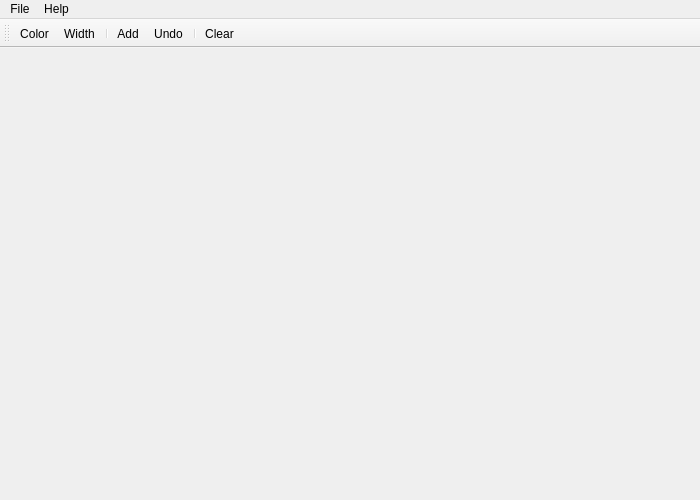
<?xml version="1.0" encoding="UTF-8"?>
<ui version="4.0">
 <class>wnd_main</class>
 <widget class="QMainWindow" name="wnd_main">
  <property name="geometry">
   <rect>
    <x>0</x>
    <y>0</y>
    <width>700</width>
    <height>500</height>
   </rect>
  </property>
  <property name="minimumSize">
   <size>
    <width>700</width>
    <height>500</height>
   </size>
  </property>
  <property name="windowTitle">
   <string>e-draw</string>
  </property>
  <property name="windowIcon">
   <iconset resource="resource/res.qrc">
    <normaloff>:/icons/icons/logotype.png</normaloff>:/icons/icons/logotype.png</iconset>
  </property>
  <property name="toolTip">
   <string/>
  </property>
  <property name="statusTip">
   <string/>
  </property>
  <property name="whatsThis">
   <string/>
  </property>
  <widget class="QWidget" name="centralwidget">
   <layout class="QVBoxLayout" name="verticalLayout_2">
    <item>
     <layout class="QVBoxLayout" name="vlt_top"/>
    </item>
   </layout>
  </widget>
  <widget class="QMenuBar" name="mbr_tools">
   <property name="geometry">
    <rect>
     <x>0</x>
     <y>0</y>
     <width>700</width>
     <height>21</height>
    </rect>
   </property>
   <widget class="QMenu" name="men_file">
    <property name="title">
     <string>File</string>
    </property>
    <widget class="QMenu" name="act_saveas">
     <property name="title">
      <string>Save As...</string>
     </property>
    </widget>
    <addaction name="act_saveas"/>
    <addaction name="act_exit"/>
   </widget>
   <widget class="QMenu" name="men_help">
    <property name="title">
     <string>Help</string>
    </property>
    <addaction name="act_help"/>
    <addaction name="act_about"/>
   </widget>
   <addaction name="men_file"/>
   <addaction name="men_help"/>
  </widget>
  <widget class="QToolBar" name="toolBar">
   <property name="mouseTracking">
    <bool>false</bool>
   </property>
   <property name="acceptDrops">
    <bool>false</bool>
   </property>
   <property name="windowTitle">
    <string notr="true">toolBar</string>
   </property>
   <property name="layoutDirection">
    <enum>Qt::LeftToRight</enum>
   </property>
   <property name="locale">
    <locale language="English" country="UnitedStates"/>
   </property>
   <property name="inputMethodHints">
    <set>Qt::ImhNone</set>
   </property>
   <property name="movable">
    <bool>true</bool>
   </property>
   <property name="iconSize">
    <size>
     <width>25</width>
     <height>25</height>
    </size>
   </property>
   <property name="toolButtonStyle">
    <enum>Qt::ToolButtonTextBesideIcon</enum>
   </property>
   <property name="floatable">
    <bool>false</bool>
   </property>
   <attribute name="toolBarArea">
    <enum>TopToolBarArea</enum>
   </attribute>
   <attribute name="toolBarBreak">
    <bool>false</bool>
   </attribute>
   <addaction name="act_color"/>
   <addaction name="act_width"/>
   <addaction name="separator"/>
   <addaction name="act_add"/>
   <addaction name="act_undo"/>
   <addaction name="separator"/>
   <addaction name="act_clear"/>
  </widget>
  <action name="act_color">
   <property name="icon">
    <iconset resource="resource/res.qrc">
     <normaloff>:/icons/icons/color_act.png</normaloff>:/icons/icons/color_act.png</iconset>
   </property>
   <property name="text">
    <string>Color</string>
   </property>
   <property name="toolTip">
    <string>Change pen color   Shift+C</string>
   </property>
   <property name="shortcut">
    <string>Shift+C</string>
   </property>
  </action>
  <action name="act_width">
   <property name="icon">
    <iconset resource="resource/res.qrc">
     <normaloff>:/icons/icons/width_act.png</normaloff>:/icons/icons/width_act.png</iconset>
   </property>
   <property name="text">
    <string>Width</string>
   </property>
   <property name="toolTip">
    <string>Change pen width   Shift+W</string>
   </property>
   <property name="shortcut">
    <string>Shift+W</string>
   </property>
  </action>
  <action name="act_add">
   <property name="icon">
    <iconset resource="resource/res.qrc">
     <normaloff>:/icons/icons/add_act.png</normaloff>:/icons/icons/add_act.png</iconset>
   </property>
   <property name="text">
    <string>Add</string>
   </property>
   <property name="toolTip">
    <string>Add current image to session   Shift+A</string>
   </property>
   <property name="shortcut">
    <string>Shift+A</string>
   </property>
  </action>
  <action name="act_undo">
   <property name="icon">
    <iconset resource="resource/res.qrc">
     <normaloff>:/icons/icons/undo_act.png</normaloff>:/icons/icons/undo_act.png</iconset>
   </property>
   <property name="text">
    <string>Undo</string>
   </property>
   <property name="toolTip">
    <string>Undo latest stroke   Ctrl+Z</string>
   </property>
   <property name="shortcut">
    <string>Ctrl+Z</string>
   </property>
  </action>
  <action name="act_clear">
   <property name="icon">
    <iconset resource="resource/res.qrc">
     <normaloff>:/icons/icons/clear_act.png</normaloff>:/icons/icons/clear_act.png</iconset>
   </property>
   <property name="text">
    <string>Clear</string>
   </property>
   <property name="toolTip">
    <string>Clear the canvas   Shift+X</string>
   </property>
   <property name="shortcut">
    <string>Shift+X</string>
   </property>
  </action>
  <action name="act_exit">
   <property name="text">
    <string>Exit</string>
   </property>
   <property name="shortcut">
    <string>Ctrl+Q</string>
   </property>
  </action>
  <action name="act_help">
   <property name="text">
    <string>Help</string>
   </property>
   <property name="shortcut">
    <string>F1</string>
   </property>
  </action>
  <action name="act_about">
   <property name="text">
    <string>About</string>
   </property>
  </action>
 </widget>
 <resources>
  <include location="resource/res.qrc"/>
 </resources>
 <connections>
  <connection>
   <sender>act_exit</sender>
   <signal>triggered()</signal>
   <receiver>wnd_main</receiver>
   <slot>close()</slot>
   <hints>
    <hint type="sourcelabel">
     <x>-1</x>
     <y>-1</y>
    </hint>
    <hint type="destinationlabel">
     <x>349</x>
     <y>249</y>
    </hint>
   </hints>
  </connection>
 </connections>
</ui>
